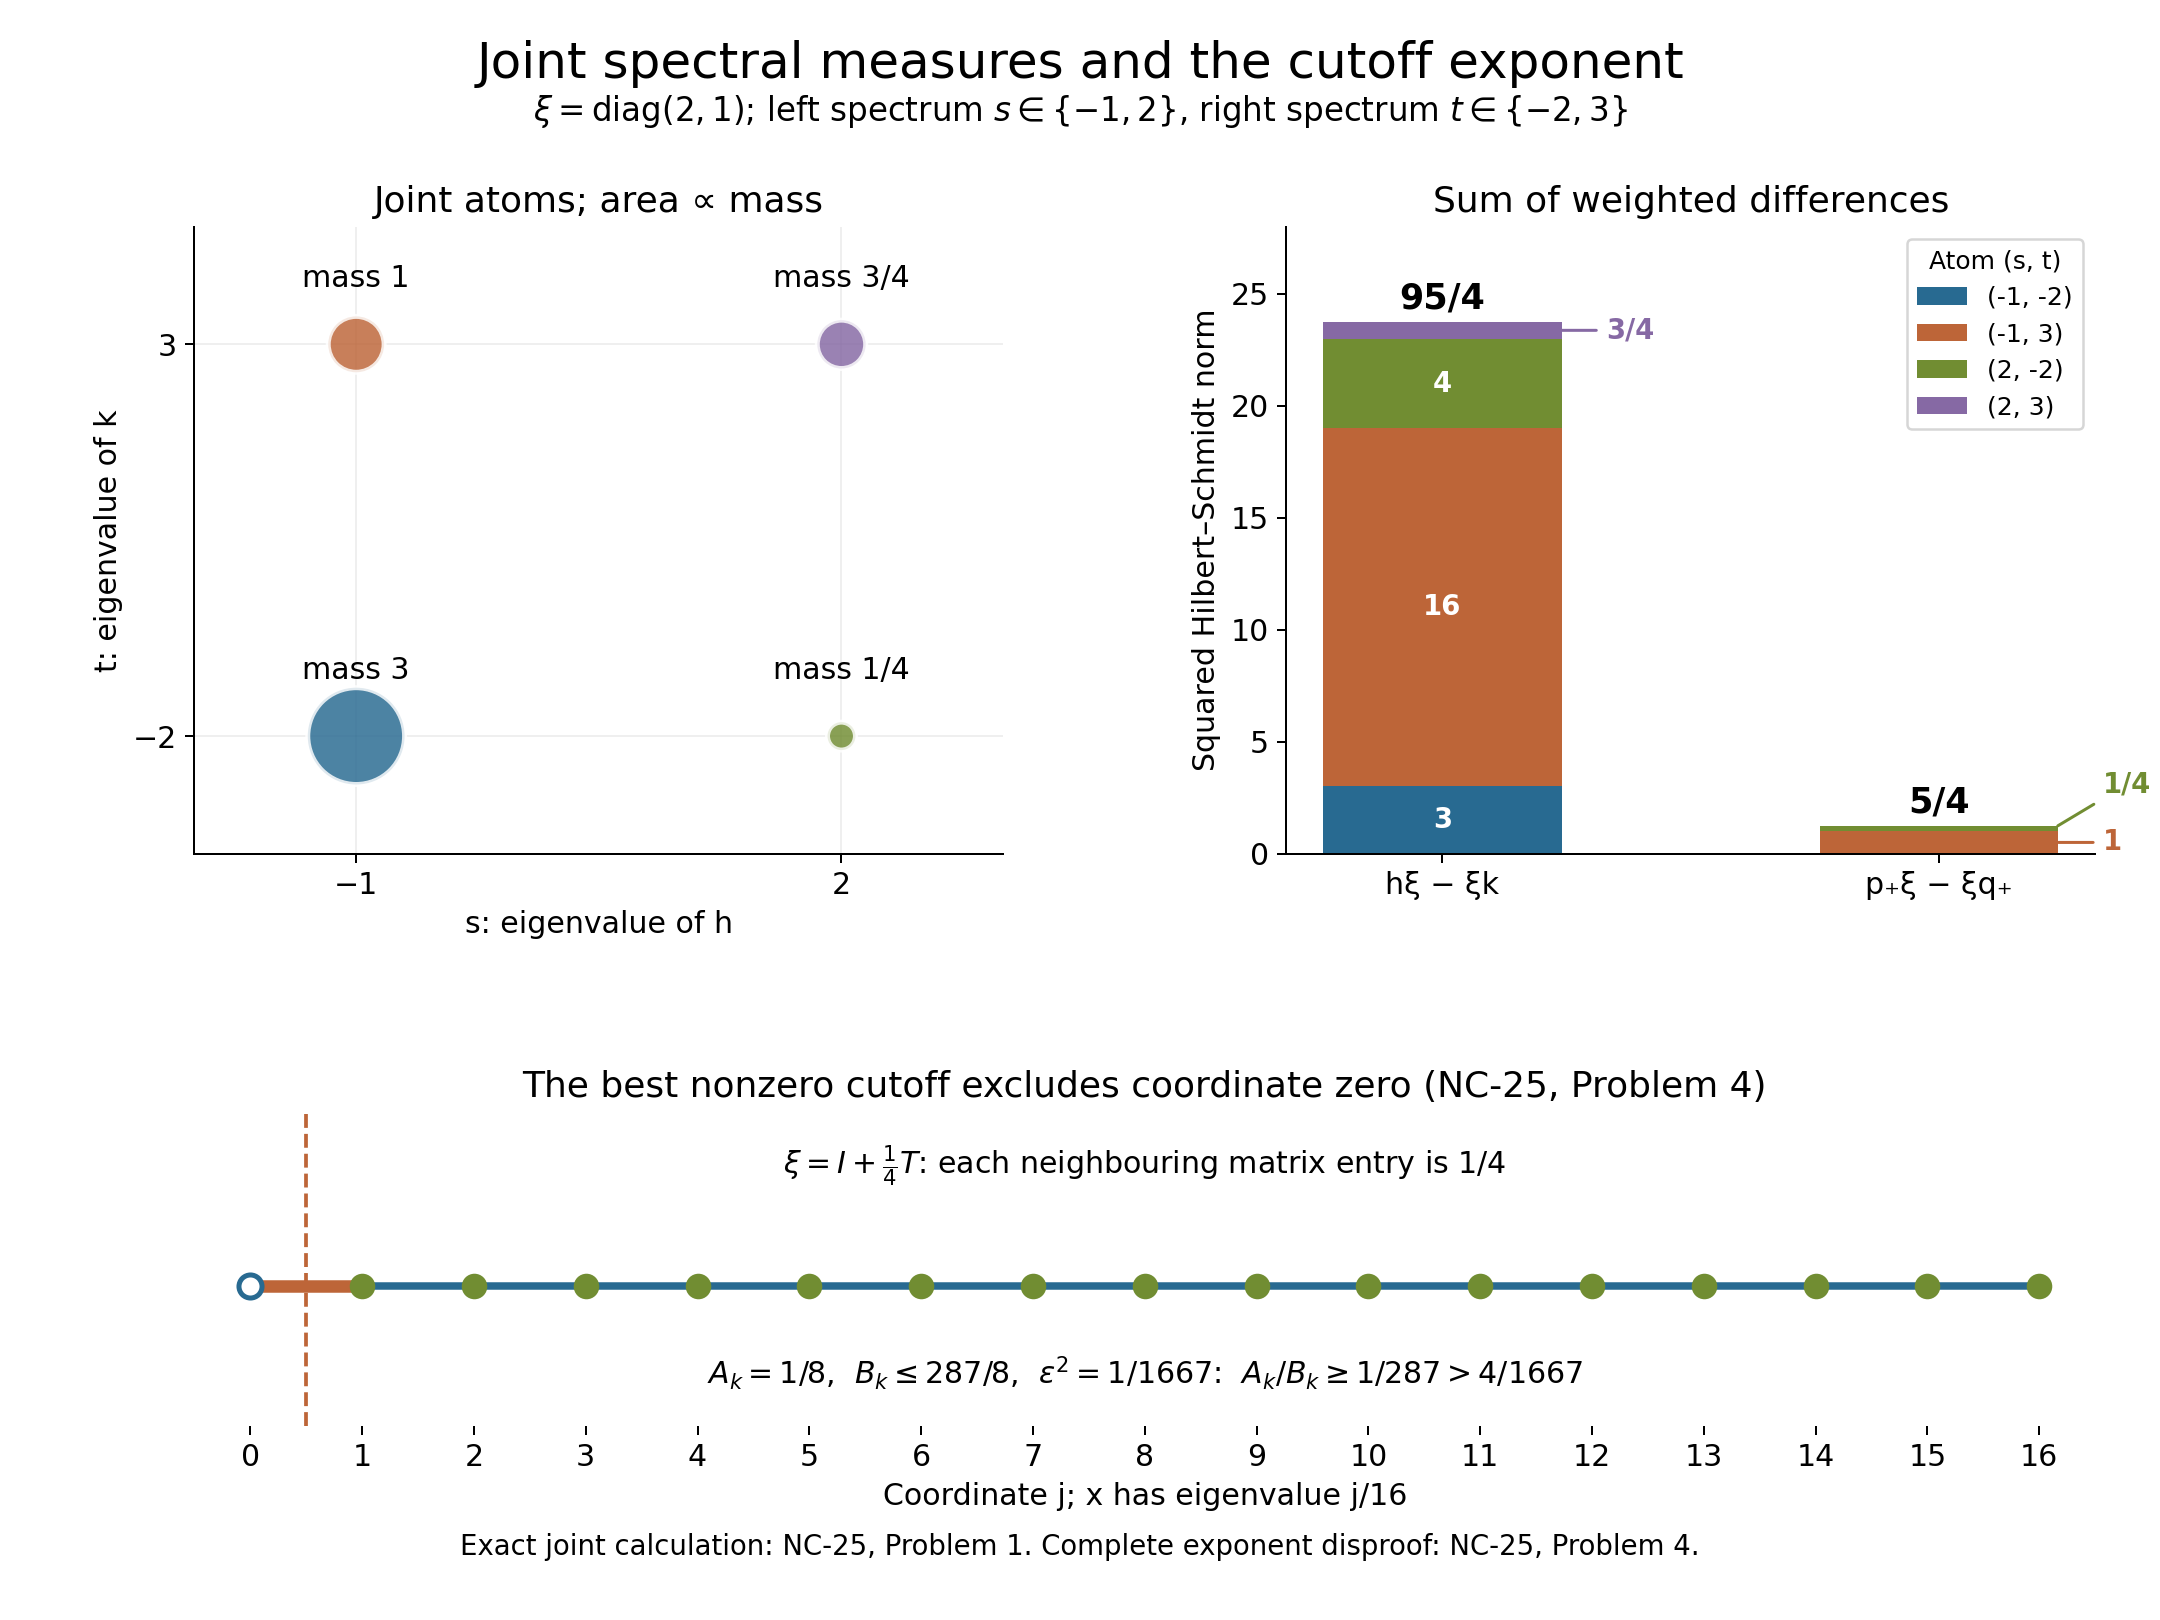

The script that drew this image:
"""Original illustration for OA-MOD-NC-25, Problem 1. CC0-1.0.

GPT-6.1 Sol (OpenAI), Ultra effort, October 2026.
Run with Python, NumPy and Matplotlib; writes the PNG beside this source.
"""
from pathlib import Path
import matplotlib
matplotlib.use('Agg')
import matplotlib.pyplot as plt
import numpy as np

points=np.array([[-1,-2],[-1,3],[2,-2],[2,3]])
mass=np.array([3.,1.,.25,.75])
differences=(points[:,0]-points[:,1])**2
crossed=(points[:,0]>=0)!=(points[:,1]>=0)
assert np.isclose(mass.sum(),5)
assert np.isclose(mass@differences,95/4)
assert np.isclose(mass@crossed,5/4)
plt.rcParams.update({'font.family':'DejaVu Sans','font.size':12,'axes.spines.top':False,'axes.spines.right':False})
fig=plt.figure(figsize=(12,9))
grid=fig.add_gridspec(2,2,height_ratios=[2,1],hspace=.55,wspace=.35)
ax=[fig.add_subplot(grid[0,0]),fig.add_subplot(grid[0,1])]
fig.subplots_adjust(left=.09,right=.97,bottom=.12,top=.86)
fig.suptitle('Joint spectral measures and the cutoff exponent',fontsize=20,y=.975)
fig.text(.5,.925,r'$\xi=\mathrm{diag}(2,1)$; left spectrum $s\in\{-1,2\}$, right spectrum $t\in\{-2,3\}$',ha='center',fontsize=13)
colors=['#286A91','#BD6538','#718D32','#8669A4']
ax[0].scatter(points[:,0],points[:,1],s=mass*500,c=colors,alpha=.83,edgecolors='white',linewidths=2)
for (s,t),label in zip(points,['3','1','1/4','3/4']):
    ax[0].annotate('mass '+label,(s,t),xytext=(0,23),textcoords='offset points',ha='center',fontsize=12)
ax[0].set(xlim=(-2,3),ylim=(-3.5,4.5),xticks=[-1,2],yticks=[-2,3],xlabel='s: eigenvalue of h',ylabel='t: eigenvalue of k',title='Joint atoms; area ∝ mass')
ax[0].grid(alpha=.2);ax[0].set_axisbelow(True)
bottom=np.zeros(2)
for m,d,c,color,label in zip(mass,differences,crossed,colors,['(-1, -2)','(-1, 3)','(2, -2)','(2, 3)']):
    vals=np.array([m*d,m*c]);ax[1].bar([0,1],vals,bottom=bottom,width=.48,color=color,label=label)
    for i,value in enumerate(vals):
        if value>=1.5:
            ax[1].text(i,bottom[i]+value/2,f'{value:g}',ha='center',va='center',color='white',fontsize=11,fontweight='bold')
        elif value>0:
            label={.75:'3/4',.25:'1/4',1.:'1'}[value]
            height=bottom[i]+value/2
            target=height if value!=.25 else 3.1
            ax[1].annotate(label,(i+.23,height),xytext=(i+.33,target),ha='left',va='center',fontsize=11,color=color,fontweight='bold',arrowprops={'arrowstyle':'-','color':color,'lw':1.2})
    bottom+=vals
ax[1].text(0,95/4+.6,'95/4',ha='center',fontsize=14,fontweight='bold')
ax[1].text(1,5/4+.6,'5/4',ha='center',fontsize=14,fontweight='bold')
ax[1].set(ylim=(0,28),xticks=[0,1],xticklabels=['hξ − ξk','p₊ξ − ξq₊'],ylabel='Squared Hilbert–Schmidt norm',title='Sum of weighted differences')
ax[1].legend(title='Atom (s, t)',loc='upper right',fontsize=10,title_fontsize=10)
chain=fig.add_subplot(grid[1,:]);j=np.arange(17)
chain.plot(j,np.ones(17),color='#286A91',lw=3)
chain.plot([0,1],[1,1],color='#BD6538',lw=5)
chain.scatter(j[1:],np.ones(16),s=85,color='#718D32',zorder=3)
chain.scatter([0],[1],s=85,color='white',edgecolors='#286A91',lw=2,zorder=3)
chain.axvline(.5,color='#BD6538',ls='--',lw=1.5)
chain.set(xlim=(-.5,16.5),ylim=(.4,1.75),xticks=j,yticks=[],xlabel='Coordinate j; x has eigenvalue j/16',title='The best nonzero cutoff excludes coordinate zero (NC-25, Problem 4)')
chain.text(8,1.48,r'$\xi=I+\frac{1}{4}T$: each neighbouring matrix entry is $1/4$',ha='center',fontsize=12)
chain.text(8,.58,r'$A_k=1/8$,  $B_k\leq287/8$,  $\varepsilon^2=1/1667$:  $A_k/B_k\geq1/287>4/1667$',ha='center',fontsize=12)
chain.spines['left'].set_visible(False);chain.spines['bottom'].set_visible(False)
fig.text(.5,.04,'Exact joint calculation: NC-25, Problem 1. Complete exponent disproof: NC-25, Problem 4.',ha='center',fontsize=11)
fig.savefig(Path(__file__).with_suffix('.png'),dpi=180,metadata={'Software':'Original mathematical illustration; GPT-6.1 Sol (OpenAI), Ultra, October 2026; CC0-1.0'})
plt.close(fig)
